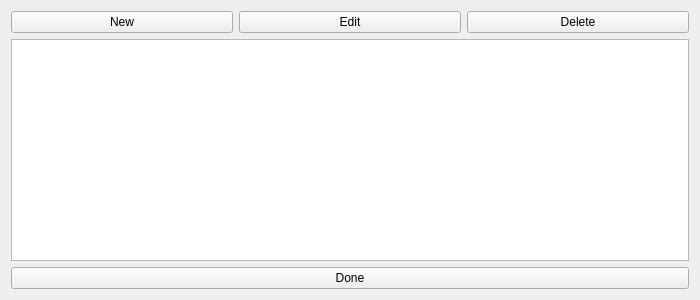
<?xml version="1.0" encoding="UTF-8"?>
<ui version="4.0">
 <class>ProfileManager6</class>
 <widget class="QWidget" name="ProfileManager6">
  <property name="geometry">
   <rect>
    <x>0</x>
    <y>0</y>
    <width>700</width>
    <height>300</height>
   </rect>
  </property>
  <property name="minimumSize">
   <size>
    <width>700</width>
    <height>300</height>
   </size>
  </property>
  <property name="windowTitle">
   <string>Gen 6 Profile Manager</string>
  </property>
  <layout class="QGridLayout" name="gridLayout">
   <item row="0" column="0">
    <widget class="QPushButton" name="pushButtonNew">
     <property name="text">
      <string>New</string>
     </property>
    </widget>
   </item>
   <item row="0" column="1">
    <widget class="QPushButton" name="pushButtonEdit">
     <property name="text">
      <string>Edit</string>
     </property>
    </widget>
   </item>
   <item row="0" column="2">
    <widget class="QPushButton" name="pushButtonDelete">
     <property name="text">
      <string>Delete</string>
     </property>
    </widget>
   </item>
   <item row="1" column="0" colspan="3">
    <widget class="QTableView" name="tableView">
     <attribute name="verticalHeaderVisible">
      <bool>false</bool>
     </attribute>
    </widget>
   </item>
   <item row="2" column="0" colspan="3">
    <widget class="QPushButton" name="pushButtonDone">
     <property name="text">
      <string>Done</string>
     </property>
    </widget>
   </item>
  </layout>
 </widget>
 <resources/>
 <connections>
  <connection>
   <sender>pushButtonDone</sender>
   <signal>clicked()</signal>
   <receiver>ProfileManager6</receiver>
   <slot>close()</slot>
   <hints>
    <hint type="sourcelabel">
     <x>167</x>
     <y>285</y>
    </hint>
    <hint type="destinationlabel">
     <x>4</x>
     <y>260</y>
    </hint>
   </hints>
  </connection>
 </connections>
</ui>
